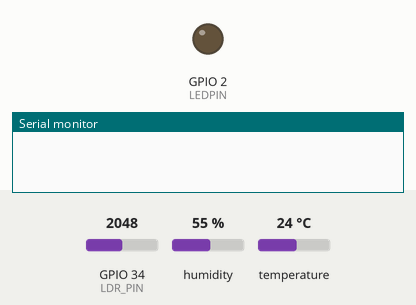
Simulated run of this sketch. Board: ESP32. On the bench: output pins drawn as LEDs (lit = HIGH), the last lines printed to the serial monitor. The inputs (shaded band) are chosen by the test bench; at power-on: temperature 24 °C, GPIO 34 (LDR_PIN) = 2048, humidity 55 %. WiFi joins after 1.5 s; servers stay silent unless stated; no MQTT or app messages arrive unless stated.

Above: at 0.1 s.
At 4.7 s:
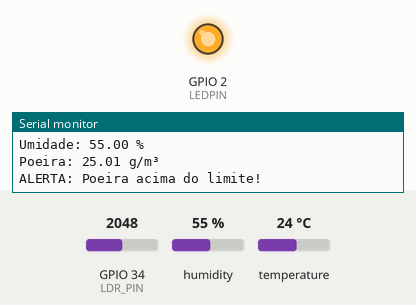
4.8 s: temperature set to 41 °C
Timing chart, 0 to 7.8 s (numbered marks = the images above; inputs shaded):
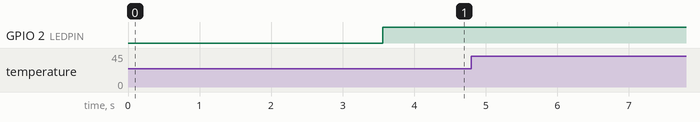

The sketch:

Esp32.ino
```cpp
#include <WiFi.h>
#include <PubSubClient.h>
#include <DHT.h>

// Configurações da rede WiFi
const char* ssid = "Wokwi-GUEST";
const char* password = "";

// Configurações do Broker MQTT
const char* mqtt_server = "test.mosquitto.org";
const int mqtt_port = 1883;

// Configuração do DHT22
#define DHTPIN 15      // Pino de dados do DHT22
#define DHTTYPE DHT22  // Modelo do sensor DHT22
DHT dht(DHTPIN, DHTTYPE);

// Configuração do potenciômetro (simulando poeira)
#define LDR_PIN 34 // Pino conectado ao potenciômetro (poeira)

// Configuração do LED de alerta
#define LEDPIN 2 // Pino conectado ao LED de alerta (saída digital)

WiFiClient espClient;
PubSubClient client(espClient);

// Função para reconectar ao broker MQTT
void reconnect() {
  while (!client.connected()) {
    Serial.println("Tentando conectar ao broker MQTT...");
    if (client.connect("mqtt-explorer-272ff78e")) {
      Serial.println("Conectado ao broker MQTT!");
    } else {
      Serial.print("Falha na conexão. Código: ");
      Serial.println(client.state());
      delay(2000);
    }
  }
}

void setup() {
  Serial.begin(115200);

  // Configuração do LED como saída digital
  pinMode(LEDPIN, OUTPUT);
  digitalWrite(LEDPIN, LOW);

  // Inicialização do sensor DHT22
  dht.begin();
  delay(2000);

  // Conectar ao WiFi
  Serial.println("Conectando ao WiFi...");
  WiFi.begin(ssid, password);
  while (WiFi.status() != WL_CONNECTED) {
    delay(500);
    Serial.print(".");
  }
  Serial.println("\nWiFi conectado!");

  // Configurar o MQTT
  client.setServer(mqtt_server, mqtt_port);
}

void loop() {
  // Verifica e reconecta ao MQTT, se necessário
  if (!client.connected()) {
    reconnect();
  }
  client.loop();

  // Ler dados do DHT22
  float temperatura = dht.readTemperature();
  float umidade = dht.readHumidity();

  // Ler valor do potenciômetro (simulando poeira em g/m³)
  int ldrValue = analogRead(LDR_PIN);
  float poeira = (ldrValue / 4095.0) * 50.0; // Escala para valores entre 0 e 50 g/m³

  bool alerta = false; // Variável para controlar o estado do LED

  if (!isnan(temperatura) && !isnan(umidade)) {
    // Publicar temperatura no MQTT
    char tempString[8];
    dtostrf(temperatura, 1, 2, tempString);
    client.publish("monitoramento/temperatura", tempString);
    Serial.printf("Temperatura: %.2f °C\n", temperatura);

    // Publicar umidade no MQTT
    char humString[8];
    dtostrf(umidade, 1, 2, humString);
    client.publish("monitoramento/umidade", humString);
    Serial.printf("Umidade: %.2f %%\n", umidade);

    // Publicar poeira no MQTT
    char dustString[8];
    dtostrf(poeira, 1, 2, dustString);
    client.publish("monitoramento/poeira", dustString);
    Serial.printf("Poeira: %.2f g/m³\n", poeira);

    // Verificar e emitir alertas de temperatura
    if (temperatura > 40.0) {
      client.publish("monitoramento/alertas", "ALERTA: Temperatura alta!");
      Serial.println("ALERTA: Temperatura alta!");
      alerta = true;
    } else if (temperatura < 0.0) {
      client.publish("monitoramento/alertas", "ALERTA: Temperatura baixa!");
      Serial.println("ALERTA: Temperatura baixa!");
      alerta = true;
    }

    // Verificar e emitir alertas de poeira
    if (poeira > 10.0) {
      client.publish("monitoramento/alertas", "ALERTA: Poeira acima do limite!");
      Serial.println("ALERTA: Poeira acima do limite!");
      alerta = true;
    }

    // Controle do LED de alerta
    if (alerta) {
      digitalWrite(LEDPIN, HIGH); // Ativar LED se houver alerta
    } else {
      digitalWrite(LEDPIN, LOW); // Desativar LED se não houver alerta
    }
  } else {
    // Erro ao ler os dados do DHT22
    Serial.println("Erro ao ler os dados do DHT22.");
  }

  // Atraso de 2 segundos antes da próxima leitura
  delay(2000);
}
```
